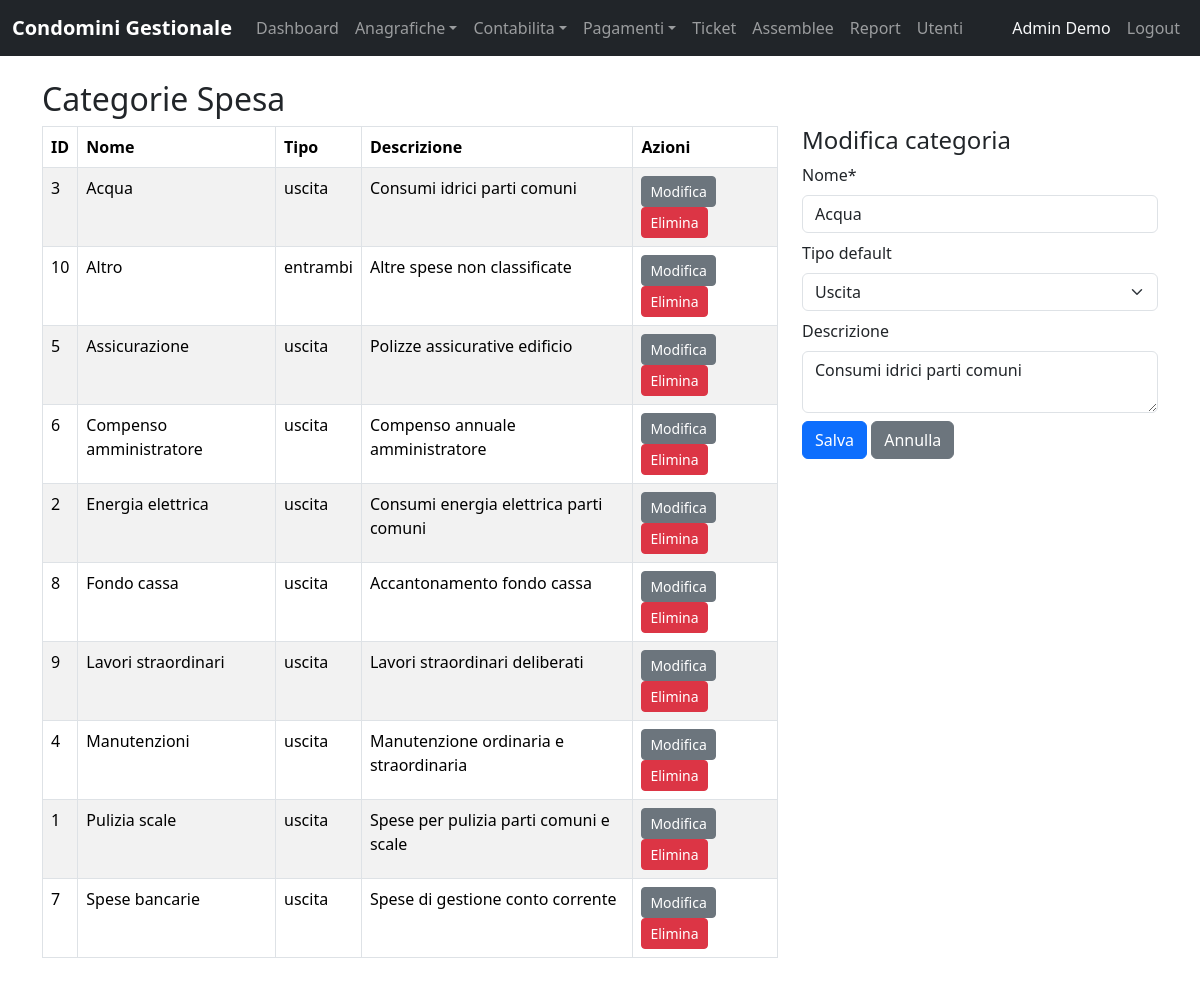
Page /admin/categorie-spesa.php?edit=3 (signed in) on the committed database.
### tables this page shows
CREATE TABLE IF NOT EXISTS categorie_spesa (
    id INT AUTO_INCREMENT PRIMARY KEY,
    nome VARCHAR(150) NOT NULL,
    descrizione TEXT NULL,
    tipo_default ENUM('entrata','uscita','entrambi') NOT NULL DEFAULT 'uscita',
    created_at DATETIME NOT NULL DEFAULT CURRENT_TIMESTAMP
);

### app/CategorieSpesa.php (called while the page is built, shortened)
<?php
require_once __DIR__ . '/../config/config.php';
class CategorieSpesa
{
    public static function all(): array
    {
        global $pdo;
        $stmt = $pdo->query('SELECT * FROM categorie_spesa ORDER BY nome ASC');
        return $stmt->fetchAll(PDO::FETCH_ASSOC);
    }
    public static function find(int $id): ?array
    {
        global $pdo;
        $stmt = $pdo->prepare('SELECT * FROM categorie_spesa WHERE id=:id');
        $stmt->execute(['id' => $id]);
        $row = $stmt->fetch(PDO::FETCH_ASSOC);
        return $row ?: null;
    }
}

### app/Helpers.php (called while the page is built, shortened)
<?php
function h(?string $s): string
{
    return htmlspecialchars($s ?? '', ENT_QUOTES, 'UTF-8');
}

### admin/categorie-spesa.php (the view, shortened to what this page needs)
<?php
require_once __DIR__ . '/../app/Helpers.php';
require_once __DIR__ . '/../app/CategorieSpesa.php';
$categorie = CategorieSpesa::all();
$edit = null;
if (isset($_GET['edit'])) {
    $edit = CategorieSpesa::find((int)$_GET['edit']);
}
include __DIR__ . '/../includes/header.php';
?>
<h2>Categorie Spesa</h2>
<div class="row">
<div class="col-md-8">
<table class="table table-bordered table-striped">
<thead><tr><th>ID</th><th>Nome</th><th>Tipo</th><th>Descrizione</th><th>Azioni</th></tr></thead>
<tbody>
<?php foreach ($categorie as $cat): ?>
<tr>
    <td><?php echo (int)$cat['id']; ?></td>
    <td><?php echo h($cat['nome']); ?></td>
    <td><?php echo h($cat['tipo_default']); ?></td>
    <td><?php echo h($cat['descrizione'] ?? ''); ?></td>
    <td>
        <a href="?edit=<?php echo (int)$cat['id']; ?>" class="btn btn-sm btn-secondary">Modifica</a>
        <form method="post" class="d-inline" onsubmit="return confirm('Eliminare?')">
            <button class="btn btn-sm btn-danger">Elimina</button>
        </form>
    </td>
</tr>
<?php endforeach; ?>
</tbody>
</table>
</div>
<div class="col-md-4">
<?php if ($edit): ?>
<h4>Modifica categoria</h4>
<form method="post">
    <div class="mb-2"><label class="form-label">Nome*</label><input name="nome" class="form-control" value="<?php echo h($edit['nome']); ?>" required></div>
    <div class="mb-2"><label class="form-label">Tipo default</label>
        <select name="tipo_default" class="form-select">
            <option value="uscita" <?php echo $edit['tipo_default']==='uscita'?'selected':''; ?>>Uscita</option>
        </select>
    </div>
    <div class="mb-2"><label class="form-label">Descrizione</label><textarea name="descrizione" class="form-control"><?php echo h($edit['descrizione'] ?? ''); ?></textarea></div>
    <button class="btn btn-primary">Salva</button>
    <a href="categorie-spesa.php" class="btn btn-secondary">Annulla</a>
</form>
<?php endif; ?>
</div>
</div>
<?php include __DIR__ . '/../includes/footer.php'; ?>

### assets/css/style.css (style rules this page uses)
body { padding-bottom: 40px; }

### rows in the picture
categorie_spesa: id "3", nome "Acqua", tipo_default "uscita", descrizione "Consumi idrici parti comuni", tipo_default "Uscita"
categorie_spesa: id "10", nome "Altro", tipo_default "entrambi", descrizione "Altre spese non classificate"
categorie_spesa: id "5", nome "Assicurazione", tipo_default "uscita", descrizione "Polizze assicurative edificio"
categorie_spesa: id "6", nome "Compenso amministratore", tipo_default "uscita", descrizione "Compenso annuale amministratore"
categorie_spesa: id "2", nome "Energia elettrica", tipo_default "uscita", descrizione "Consumi energia elettrica parti comuni"
categorie_spesa: id "8", nome "Fondo cassa", tipo_default "uscita", descrizione "Accantonamento fondo cassa"
categorie_spesa: id "9", nome "Lavori straordinari", tipo_default "uscita", descrizione "Lavori straordinari deliberati"
categorie_spesa: id "4", nome "Manutenzioni", tipo_default "uscita", descrizione "Manutenzione ordinaria e straordinaria"
categorie_spesa: id "1", nome "Pulizia scale", tipo_default "uscita", descrizione "Spese per pulizia parti comuni e scale"
categorie_spesa: id "7", nome "Spese bancarie", tipo_default "uscita", descrizione "Spese di gestione conto corrente"

### other values in the picture
$_SESSION['user']['name'] "Admin Demo"
